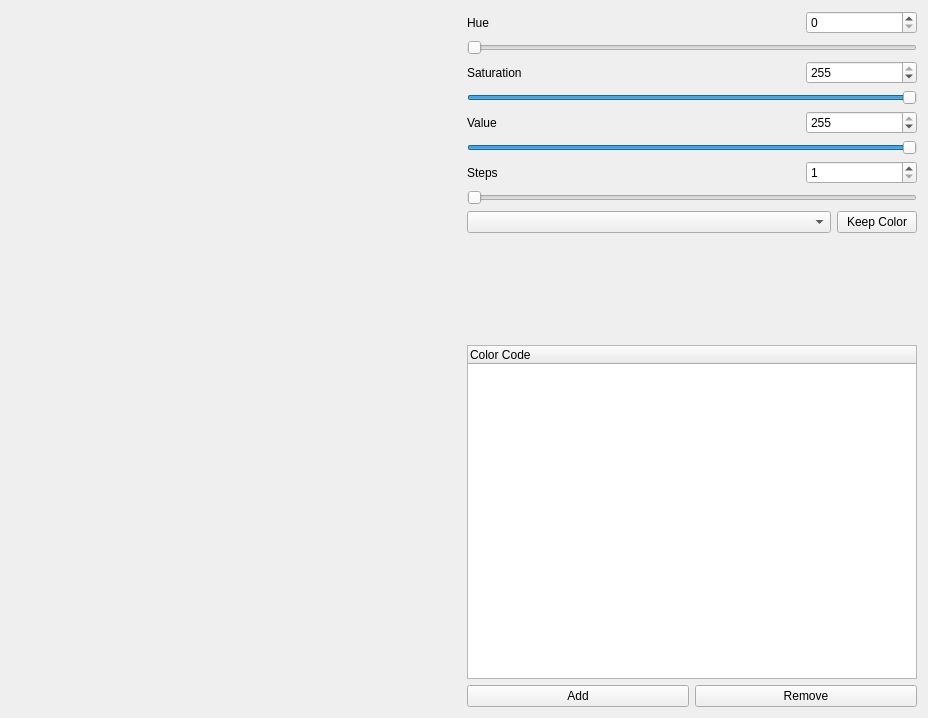
<?xml version="1.0" encoding="UTF-8"?>
<ui version="4.0">
 <class>Form</class>
 <widget class="QWidget" name="Form">
  <property name="geometry">
   <rect>
    <x>0</x>
    <y>0</y>
    <width>928</width>
    <height>718</height>
   </rect>
  </property>
  <property name="windowTitle">
   <string>Form</string>
  </property>
  <layout class="QVBoxLayout" name="verticalLayout_3">
   <item>
    <layout class="QHBoxLayout" name="horizontalLayout_2">
     <item>
      <widget class="QWidget" name="colorDisplay" native="true">
       <property name="enabled">
        <bool>true</bool>
       </property>
       <property name="sizePolicy">
        <sizepolicy hsizetype="Expanding" vsizetype="Preferred">
         <horstretch>0</horstretch>
         <verstretch>0</verstretch>
        </sizepolicy>
       </property>
      </widget>
     </item>
     <item>
      <layout class="QVBoxLayout" name="verticalLayout_4"/>
     </item>
     <item>
      <layout class="QVBoxLayout" name="verticalLayout_2">
       <item>
        <layout class="QHBoxLayout" name="horizontalLayout_3">
         <item>
          <widget class="QLabel" name="hueLabel">
           <property name="sizePolicy">
            <sizepolicy hsizetype="MinimumExpanding" vsizetype="Preferred">
             <horstretch>0</horstretch>
             <verstretch>0</verstretch>
            </sizepolicy>
           </property>
           <property name="text">
            <string>Hue</string>
           </property>
          </widget>
         </item>
         <item>
          <spacer name="horizontalSpacer">
           <property name="orientation">
            <enum>Qt::Horizontal</enum>
           </property>
           <property name="sizeHint" stdset="0">
            <size>
             <width>40</width>
             <height>20</height>
            </size>
           </property>
          </spacer>
         </item>
         <item>
          <spacer name="horizontalSpacer_3">
           <property name="orientation">
            <enum>Qt::Horizontal</enum>
           </property>
           <property name="sizeHint" stdset="0">
            <size>
             <width>40</width>
             <height>20</height>
            </size>
           </property>
          </spacer>
         </item>
         <item>
          <widget class="QSpinBox" name="hueSpinBox">
           <property name="sizePolicy">
            <sizepolicy hsizetype="MinimumExpanding" vsizetype="Fixed">
             <horstretch>0</horstretch>
             <verstretch>0</verstretch>
            </sizepolicy>
           </property>
           <property name="maximum">
            <number>360</number>
           </property>
          </widget>
         </item>
        </layout>
       </item>
       <item>
        <widget class="QSlider" name="hueSlider">
         <property name="maximum">
          <number>360</number>
         </property>
         <property name="orientation">
          <enum>Qt::Horizontal</enum>
         </property>
        </widget>
       </item>
       <item>
        <layout class="QHBoxLayout" name="horizontalLayout_4">
         <item>
          <widget class="QLabel" name="satLabel">
           <property name="sizePolicy">
            <sizepolicy hsizetype="MinimumExpanding" vsizetype="Preferred">
             <horstretch>0</horstretch>
             <verstretch>0</verstretch>
            </sizepolicy>
           </property>
           <property name="text">
            <string>Saturation</string>
           </property>
          </widget>
         </item>
         <item>
          <spacer name="horizontalSpacer_2">
           <property name="orientation">
            <enum>Qt::Horizontal</enum>
           </property>
           <property name="sizeHint" stdset="0">
            <size>
             <width>40</width>
             <height>20</height>
            </size>
           </property>
          </spacer>
         </item>
         <item>
          <spacer name="horizontalSpacer_4">
           <property name="orientation">
            <enum>Qt::Horizontal</enum>
           </property>
           <property name="sizeHint" stdset="0">
            <size>
             <width>40</width>
             <height>20</height>
            </size>
           </property>
          </spacer>
         </item>
         <item>
          <widget class="QSpinBox" name="satSpinBox">
           <property name="sizePolicy">
            <sizepolicy hsizetype="MinimumExpanding" vsizetype="Fixed">
             <horstretch>0</horstretch>
             <verstretch>0</verstretch>
            </sizepolicy>
           </property>
           <property name="maximum">
            <number>255</number>
           </property>
           <property name="value">
            <number>255</number>
           </property>
          </widget>
         </item>
        </layout>
       </item>
       <item>
        <widget class="QSlider" name="satSlider">
         <property name="maximum">
          <number>255</number>
         </property>
         <property name="value">
          <number>255</number>
         </property>
         <property name="orientation">
          <enum>Qt::Horizontal</enum>
         </property>
        </widget>
       </item>
       <item>
        <layout class="QHBoxLayout" name="horizontalLayout_5">
         <item>
          <widget class="QLabel" name="valueValue">
           <property name="sizePolicy">
            <sizepolicy hsizetype="MinimumExpanding" vsizetype="Preferred">
             <horstretch>0</horstretch>
             <verstretch>0</verstretch>
            </sizepolicy>
           </property>
           <property name="text">
            <string>Value</string>
           </property>
          </widget>
         </item>
         <item>
          <spacer name="horizontalSpacer_6">
           <property name="orientation">
            <enum>Qt::Horizontal</enum>
           </property>
           <property name="sizeHint" stdset="0">
            <size>
             <width>40</width>
             <height>20</height>
            </size>
           </property>
          </spacer>
         </item>
         <item>
          <spacer name="horizontalSpacer_5">
           <property name="orientation">
            <enum>Qt::Horizontal</enum>
           </property>
           <property name="sizeHint" stdset="0">
            <size>
             <width>40</width>
             <height>20</height>
            </size>
           </property>
          </spacer>
         </item>
         <item>
          <widget class="QSpinBox" name="valueSpinBox">
           <property name="sizePolicy">
            <sizepolicy hsizetype="MinimumExpanding" vsizetype="Fixed">
             <horstretch>0</horstretch>
             <verstretch>0</verstretch>
            </sizepolicy>
           </property>
           <property name="maximum">
            <number>255</number>
           </property>
           <property name="value">
            <number>255</number>
           </property>
          </widget>
         </item>
        </layout>
       </item>
       <item>
        <widget class="QSlider" name="valueSlider">
         <property name="maximum">
          <number>255</number>
         </property>
         <property name="value">
          <number>255</number>
         </property>
         <property name="orientation">
          <enum>Qt::Horizontal</enum>
         </property>
        </widget>
       </item>
       <item>
        <layout class="QHBoxLayout" name="horizontalLayout">
         <item>
          <widget class="QLabel" name="nStepsLabel">
           <property name="sizePolicy">
            <sizepolicy hsizetype="MinimumExpanding" vsizetype="Preferred">
             <horstretch>0</horstretch>
             <verstretch>0</verstretch>
            </sizepolicy>
           </property>
           <property name="text">
            <string>Steps</string>
           </property>
          </widget>
         </item>
         <item>
          <spacer name="horizontalSpacer_7">
           <property name="orientation">
            <enum>Qt::Horizontal</enum>
           </property>
           <property name="sizeHint" stdset="0">
            <size>
             <width>40</width>
             <height>20</height>
            </size>
           </property>
          </spacer>
         </item>
         <item>
          <spacer name="horizontalSpacer_8">
           <property name="orientation">
            <enum>Qt::Horizontal</enum>
           </property>
           <property name="sizeHint" stdset="0">
            <size>
             <width>40</width>
             <height>20</height>
            </size>
           </property>
          </spacer>
         </item>
         <item>
          <widget class="QSpinBox" name="stepSpinBox">
           <property name="sizePolicy">
            <sizepolicy hsizetype="MinimumExpanding" vsizetype="Fixed">
             <horstretch>0</horstretch>
             <verstretch>0</verstretch>
            </sizepolicy>
           </property>
           <property name="minimum">
            <number>1</number>
           </property>
           <property name="maximum">
            <number>200</number>
           </property>
          </widget>
         </item>
        </layout>
       </item>
       <item>
        <widget class="QSlider" name="nStepsSlider">
         <property name="minimum">
          <number>1</number>
         </property>
         <property name="maximum">
          <number>200</number>
         </property>
         <property name="orientation">
          <enum>Qt::Horizontal</enum>
         </property>
        </widget>
       </item>
       <item>
        <layout class="QHBoxLayout" name="horizontalLayout_7">
         <item>
          <widget class="QComboBox" name="colorPresetCombo">
           <property name="sizePolicy">
            <sizepolicy hsizetype="MinimumExpanding" vsizetype="Fixed">
             <horstretch>0</horstretch>
             <verstretch>0</verstretch>
            </sizepolicy>
           </property>
          </widget>
         </item>
         <item>
          <widget class="QPushButton" name="keepColorButton">
           <property name="text">
            <string>Keep Color</string>
           </property>
          </widget>
         </item>
        </layout>
       </item>
       <item>
        <widget class="QWidget" name="subColorDisplay" native="true">
         <property name="sizePolicy">
          <sizepolicy hsizetype="MinimumExpanding" vsizetype="Minimum">
           <horstretch>0</horstretch>
           <verstretch>0</verstretch>
          </sizepolicy>
         </property>
         <property name="minimumSize">
          <size>
           <width>100</width>
           <height>100</height>
          </size>
         </property>
        </widget>
       </item>
       <item>
        <widget class="QTreeWidget" name="rgbTreeView">
         <column>
          <property name="text">
           <string>Color Code</string>
          </property>
         </column>
        </widget>
       </item>
       <item>
        <layout class="QHBoxLayout" name="horizontalLayout_6">
         <item>
          <widget class="QPushButton" name="rgbAddButton">
           <property name="text">
            <string>Add</string>
           </property>
          </widget>
         </item>
         <item>
          <widget class="QPushButton" name="rgbRemoveButton">
           <property name="text">
            <string>Remove</string>
           </property>
          </widget>
         </item>
        </layout>
       </item>
      </layout>
     </item>
    </layout>
   </item>
  </layout>
 </widget>
 <resources/>
 <connections>
  <connection>
   <sender>nStepsSlider</sender>
   <signal>valueChanged(int)</signal>
   <receiver>stepSpinBox</receiver>
   <slot>setValue(int)</slot>
   <hints>
    <hint type="sourcelabel">
     <x>861</x>
     <y>227</y>
    </hint>
    <hint type="destinationlabel">
     <x>860</x>
     <y>210</y>
    </hint>
   </hints>
  </connection>
  <connection>
   <sender>valueSlider</sender>
   <signal>valueChanged(int)</signal>
   <receiver>valueSpinBox</receiver>
   <slot>setValue(int)</slot>
   <hints>
    <hint type="sourcelabel">
     <x>738</x>
     <y>177</y>
    </hint>
    <hint type="destinationlabel">
     <x>835</x>
     <y>149</y>
    </hint>
   </hints>
  </connection>
  <connection>
   <sender>satSlider</sender>
   <signal>valueChanged(int)</signal>
   <receiver>satSpinBox</receiver>
   <slot>setValue(int)</slot>
   <hints>
    <hint type="sourcelabel">
     <x>763</x>
     <y>113</y>
    </hint>
    <hint type="destinationlabel">
     <x>839</x>
     <y>79</y>
    </hint>
   </hints>
  </connection>
  <connection>
   <sender>hueSlider</sender>
   <signal>valueChanged(int)</signal>
   <receiver>hueSpinBox</receiver>
   <slot>setValue(int)</slot>
   <hints>
    <hint type="sourcelabel">
     <x>770</x>
     <y>52</y>
    </hint>
    <hint type="destinationlabel">
     <x>845</x>
     <y>21</y>
    </hint>
   </hints>
  </connection>
 </connections>
</ui>
